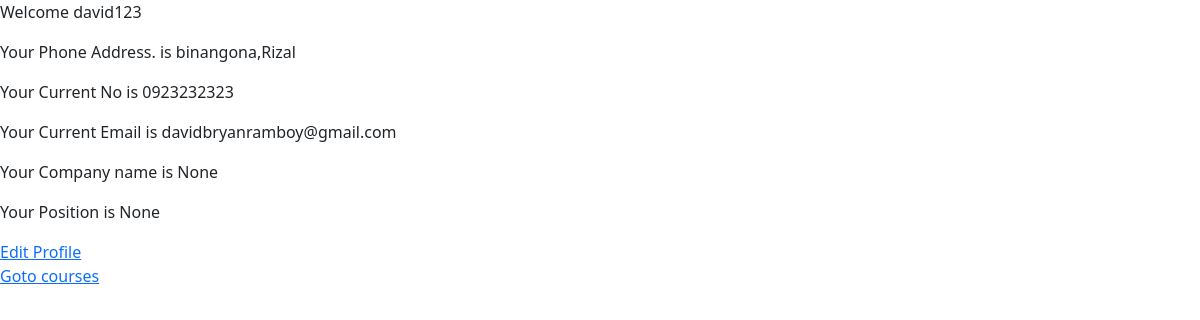
The app's page /home/ (signed in) with its own data.
### account/models.py (models this page shows, shortened)
class Custom_user(AbstractUser):
    address = models.CharField(max_length=100, blank=True, null=True)
    phone_number = models.CharField(max_length=20, blank=True, null=True)
    email = models.EmailField(unique=True,blank=True, null=True)
    position = models.CharField(max_length=100,blank=True, null=True)
    company = models.CharField(max_length=100,blank=True, null=True)
    EMAIL_FIELD = 'email'
    ADDRESS_FIELD = 'address'
    PHONE_NUMBER_FIELD = 'phone_number'
    REQUIRED_FIELDS = ['email','address','phone_number']
    is_active = models.BooleanField(default=True)

### account/views.py (the view)
# urls.py: path('home/', views.home, name="home"),
def home(request):
    return render(request, 'account/home.html')

### account/templates/account/home.html
{% extends 'account/base.html' %}
{% block content %}
<p>Welcome {{user.username}}</p>
<p>Your Phone Address. is {{user.address}}</p>
<p>Your Current No is {{user.phone_number}}</p>
<p>Your Current Email is {{user.email}}</p>
<p>Your Company name is {{user.company}}</p>
<p>Your Position is {{user.position}}</p>
<a href="{% url 'account:profile' %}">Edit Profile</a><br>
<a href="/course">Goto courses</a>
{% endblock %}

### records on screen
Custom_user: username "david123", address "binangona,Rizal", phone_number "0923232323", email "davidbryanramboy@gmail.com", company "None", position "None"
